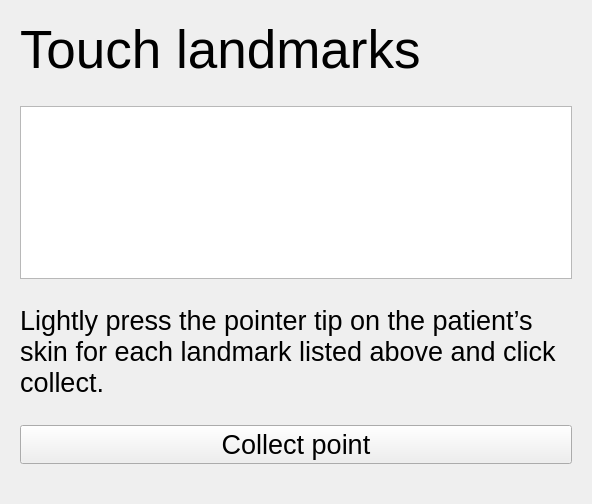
<?xml version="1.0" encoding="UTF-8"?>
<ui version="4.0">
 <class>Registration</class>
 <widget class="qSlicerWidget" name="Registration">
  <property name="geometry">
   <rect>
    <x>0</x>
    <y>0</y>
    <width>592</width>
    <height>504</height>
   </rect>
  </property>
  <layout class="QVBoxLayout" name="verticalLayout">
   <item>
    <widget class="QStackedWidget" name="RegistrationWidget">
     <property name="currentIndex">
      <number>6</number>
     </property>
     <widget class="QWidget" name="RegistrationStepPatientPrep">
      <layout class="QVBoxLayout" name="verticalLayout_1">
       <item>
        <widget class="QLabel" name="label">
         <property name="font">
          <font>
           <pointsize>40</pointsize>
          </font>
         </property>
         <property name="text">
          <string>Prep the patient</string>
         </property>
        </widget>
       </item>
       <item>
        <spacer name="verticalSpacer_3">
         <property name="orientation">
          <enum>Qt::Vertical</enum>
         </property>
         <property name="sizeHint" stdset="0">
          <size>
           <width>20</width>
           <height>40</height>
          </size>
         </property>
        </spacer>
       </item>
       <item>
        <widget class="QLabel" name="label_2">
         <property name="font">
          <font>
           <pointsize>20</pointsize>
          </font>
         </property>
         <property name="text">
          <string>Follow your hospital protocols and prep the patient for surgery. 

Place patient in operative position and fix head using skull clamp with skull pins.

Have the NousNav components ready for the next steps.
</string>
         </property>
         <property name="wordWrap">
          <bool>true</bool>
         </property>
        </widget>
       </item>
       <item>
        <spacer name="verticalSpacer_4">
         <property name="orientation">
          <enum>Qt::Vertical</enum>
         </property>
         <property name="sizeHint" stdset="0">
          <size>
           <width>20</width>
           <height>40</height>
          </size>
         </property>
        </spacer>
       </item>
      </layout>
     </widget>
     <widget class="QWidget" name="RegistrationStepTrackingPrep">
      <layout class="QVBoxLayout" name="verticalLayout_2">
       <item>
        <widget class="QLabel" name="label_3">
         <property name="font">
          <font>
           <pointsize>40</pointsize>
          </font>
         </property>
         <property name="text">
          <string>Attach the 
non-sterile
reference array</string>
         </property>
        </widget>
       </item>
       <item>
        <spacer name="verticalSpacer_5">
         <property name="orientation">
          <enum>Qt::Vertical</enum>
         </property>
         <property name="sizeHint" stdset="0">
          <size>
           <width>20</width>
           <height>40</height>
          </size>
         </property>
        </spacer>
       </item>
       <item>
        <widget class="QLabel" name="label_4">
         <property name="font">
          <font>
           <pointsize>20</pointsize>
          </font>
         </property>
         <property name="text">
          <string>Fasten the array to the support arm on the skull clamp. Ensure the tracking spheres/discs are pointed toward where the camera will be.
</string>
         </property>
         <property name="wordWrap">
          <bool>true</bool>
         </property>
        </widget>
       </item>
       <item>
        <spacer name="verticalSpacer_6">
         <property name="orientation">
          <enum>Qt::Vertical</enum>
         </property>
         <property name="sizeHint" stdset="0">
          <size>
           <width>20</width>
           <height>40</height>
          </size>
         </property>
        </spacer>
       </item>
      </layout>
     </widget>
     <widget class="QWidget" name="RegistrationStepPointerPrep">
      <layout class="QVBoxLayout" name="verticalLayout_3">
       <item>
        <widget class="QLabel" name="label_5">
         <property name="font">
          <font>
           <pointsize>40</pointsize>
          </font>
         </property>
         <property name="text">
          <string>Surgical pointer</string>
         </property>
        </widget>
       </item>
       <item>
        <spacer name="verticalSpacer_7">
         <property name="orientation">
          <enum>Qt::Vertical</enum>
         </property>
         <property name="sizeHint" stdset="0">
          <size>
           <width>20</width>
           <height>40</height>
          </size>
         </property>
        </spacer>
       </item>
       <item>
        <widget class="QLabel" name="label_6">
         <property name="font">
          <font>
           <pointsize>20</pointsize>
          </font>
         </property>
         <property name="text">
          <string>Place the non-sterile pointer in the scene and check to make sure the tracking spheres/discs are clean and the tip is not bent.</string>
         </property>
         <property name="wordWrap">
          <bool>true</bool>
         </property>
        </widget>
       </item>
       <item>
        <spacer name="verticalSpacer_8">
         <property name="orientation">
          <enum>Qt::Vertical</enum>
         </property>
         <property name="sizeHint" stdset="0">
          <size>
           <width>20</width>
           <height>40</height>
          </size>
         </property>
        </spacer>
       </item>
      </layout>
     </widget>
     <widget class="QWidget" name="RegistrationStepAlignCamera">
      <layout class="QVBoxLayout" name="verticalLayout_4">
       <item>
        <widget class="QLabel" name="label_7">
         <property name="font">
          <font>
           <pointsize>40</pointsize>
          </font>
         </property>
         <property name="text">
          <string>Align the camera</string>
         </property>
        </widget>
       </item>
       <item>
        <spacer name="verticalSpacer_9">
         <property name="orientation">
          <enum>Qt::Vertical</enum>
         </property>
         <property name="sizeHint" stdset="0">
          <size>
           <width>20</width>
           <height>40</height>
          </size>
         </property>
        </spacer>
       </item>
       <item>
        <widget class="QLabel" name="label_8">
         <property name="font">
          <font>
           <pointsize>20</pointsize>
          </font>
         </property>
         <property name="text">
          <string>Point the camera at the reference array and verify it can see both the pointer and reference array in menu on the right.</string>
         </property>
         <property name="wordWrap">
          <bool>true</bool>
         </property>
        </widget>
       </item>
       <item>
        <spacer name="verticalSpacer_10">
         <property name="orientation">
          <enum>Qt::Vertical</enum>
         </property>
         <property name="sizeHint" stdset="0">
          <size>
           <width>20</width>
           <height>40</height>
          </size>
         </property>
        </spacer>
       </item>
      </layout>
     </widget>
     <widget class="QWidget" name="RegistrationStepPivotCalibration">
      <layout class="QVBoxLayout" name="verticalLayout_5">
       <item>
        <widget class="QLabel" name="label_9">
         <property name="font">
          <font>
           <pointsize>40</pointsize>
          </font>
         </property>
         <property name="text">
          <string>Rotate pointer 
about the center
</string>
         </property>
        </widget>
       </item>
       <item>
        <spacer name="verticalSpacer_pivot_1">
         <property name="orientation">
          <enum>Qt::Vertical</enum>
         </property>
         <property name="sizeHint" stdset="0">
          <size>
           <width>20</width>
           <height>40</height>
          </size>
         </property>
        </spacer>
       </item>
       <item>
        <widget class="QLabel" name="label_10">
         <property name="font">
          <font>
           <pointsize>20</pointsize>
          </font>
         </property>
         <property name="text">
          <string>Place tip of pointer in the center divot on the reference array and rotate the tool about its tip.</string>
         </property>
         <property name="wordWrap">
          <bool>true</bool>
         </property>
        </widget>
       </item>
       <item>
        <spacer name="verticalSpacer_pivot_2">
         <property name="orientation">
          <enum>Qt::Vertical</enum>
         </property>
         <property name="sizeHint" stdset="0">
          <size>
           <width>20</width>
           <height>40</height>
          </size>
         </property>
        </spacer>
       </item>
       <item>
        <widget class="QPushButton" name="PivotCalibrationButton">
         <property name="font">
          <font>
           <pointsize>20</pointsize>
          </font>
         </property>
         <property name="text">
          <string>Start Pivot Calibration</string>
         </property>
        </widget>
       </item>
       <item>
        <spacer name="verticalSpacer_pivot_3">
         <property name="orientation">
          <enum>Qt::Vertical</enum>
         </property>
         <property name="sizeHint" stdset="0">
          <size>
           <width>20</width>
           <height>40</height>
          </size>
         </property>
        </spacer>
       </item>
       <item>
        <widget class="QLabel" name="RMSLabelPivot">
         <property name="font">
          <font>
           <pointsize>20</pointsize>
          </font>
         </property>
         <property name="text">
          <string/>
         </property>
        </widget>
       </item>
       <item>
        <spacer name="verticalSpacer_pivot_4">
         <property name="orientation">
          <enum>Qt::Vertical</enum>
         </property>
         <property name="sizeHint" stdset="0">
          <size>
           <width>20</width>
           <height>40</height>
          </size>
         </property>
        </spacer>
       </item>
      </layout>
     </widget>
     <widget class="QWidget" name="RegistrationStepSpinCalibration">
      <layout class="QVBoxLayout" name="verticalLayout_6">
       <item>
        <widget class="QLabel" name="label_16">
         <property name="font">
          <font>
           <pointsize>40</pointsize>
          </font>
         </property>
         <property name="text">
          <string>Rotate pointer 
about its axis
</string>
         </property>
        </widget>
       </item>
       <item>
        <spacer name="verticalSpacer_spin_1">
         <property name="orientation">
          <enum>Qt::Vertical</enum>
         </property>
         <property name="sizeHint" stdset="0">
          <size>
           <width>20</width>
           <height>40</height>
          </size>
         </property>
        </spacer>
       </item>
       <item>
        <widget class="QLabel" name="label_15">
         <property name="font">
          <font>
           <pointsize>20</pointsize>
          </font>
         </property>
         <property name="text">
          <string>Place tip of pointer in the center divot on the reference array and spin the pointer about its axis.</string>
         </property>
         <property name="wordWrap">
          <bool>true</bool>
         </property>
        </widget>
       </item>
       <item>
        <spacer name="verticalSpacer_spin_2">
         <property name="orientation">
          <enum>Qt::Vertical</enum>
         </property>
         <property name="sizeHint" stdset="0">
          <size>
           <width>20</width>
           <height>40</height>
          </size>
         </property>
        </spacer>
       </item>
       <item>
        <widget class="QPushButton" name="SpinCalibrationButton">
         <property name="font">
          <font>
           <pointsize>20</pointsize>
          </font>
         </property>
         <property name="text">
          <string>Start Spin Calibration</string>
         </property>
        </widget>
       </item>
       <item>
        <spacer name="verticalSpacer_spin_3">
         <property name="orientation">
          <enum>Qt::Vertical</enum>
         </property>
         <property name="sizeHint" stdset="0">
          <size>
           <width>20</width>
           <height>40</height>
          </size>
         </property>
        </spacer>
       </item>
       <item>
        <widget class="QLabel" name="RMSLabelSpin">
         <property name="font">
          <font>
           <pointsize>20</pointsize>
          </font>
         </property>
         <property name="text">
          <string/>
         </property>
        </widget>
       </item>
       <item>
        <spacer name="verticalSpacer_spin_4">
         <property name="orientation">
          <enum>Qt::Vertical</enum>
         </property>
         <property name="sizeHint" stdset="0">
          <size>
           <width>20</width>
           <height>40</height>
          </size>
         </property>
        </spacer>
       </item>
      </layout>
     </widget>
     <widget class="QWidget" name="RegistrationStepLandmarkRegistration">
      <layout class="QVBoxLayout" name="verticalLayout_7">
       <item>
        <widget class="QLabel" name="label_11">
         <property name="font">
          <font>
           <pointsize>40</pointsize>
          </font>
         </property>
         <property name="text">
          <string>Touch landmarks</string>
         </property>
         <property name="InstructionTitle" stdset="0">
          <string>Yes</string>
         </property>
        </widget>
       </item>
       <item>
        <spacer name="verticalSpacer">
         <property name="orientation">
          <enum>Qt::Vertical</enum>
         </property>
         <property name="sizeHint" stdset="0">
          <size>
           <width>20</width>
           <height>40</height>
          </size>
         </property>
        </spacer>
       </item>
       <item>
        <widget class="QTableWidget" name="LandmarkTableWidget">
         <property name="sizePolicy">
          <sizepolicy hsizetype="Minimum" vsizetype="Expanding">
           <horstretch>0</horstretch>
           <verstretch>0</verstretch>
          </sizepolicy>
         </property>
         <property name="font">
          <font>
           <pointsize>20</pointsize>
          </font>
         </property>
         <property name="lineWidth">
          <number>0</number>
         </property>
         <attribute name="horizontalHeaderVisible">
          <bool>false</bool>
         </attribute>
         <attribute name="verticalHeaderVisible">
          <bool>false</bool>
         </attribute>
         <attribute name="verticalHeaderMinimumSectionSize">
          <number>32</number>
         </attribute>
         <attribute name="verticalHeaderDefaultSectionSize">
          <number>44</number>
         </attribute>
         <column>
          <property name="text">
           <string>0</string>
          </property>
         </column>
         <column>
          <property name="text">
           <string>1</string>
          </property>
         </column>
         <column>
          <property name="text">
           <string>2</string>
          </property>
         </column>
        </widget>
       </item>
       <item>
        <spacer name="verticalSpacer_2">
         <property name="orientation">
          <enum>Qt::Vertical</enum>
         </property>
         <property name="sizeHint" stdset="0">
          <size>
           <width>20</width>
           <height>40</height>
          </size>
         </property>
        </spacer>
       </item>
       <item>
        <widget class="QLabel" name="label_12">
         <property name="font">
          <font>
           <pointsize>20</pointsize>
          </font>
         </property>
         <property name="text">
          <string>Lightly press the pointer tip on the patient’s skin for each landmark listed above and click collect.</string>
         </property>
         <property name="wordWrap">
          <bool>true</bool>
         </property>
         <property name="InstructionText" stdset="0">
          <bool>true</bool>
         </property>
        </widget>
       </item>
       <item>
        <spacer name="verticalSpacer_19">
         <property name="orientation">
          <enum>Qt::Vertical</enum>
         </property>
         <property name="sizeHint" stdset="0">
          <size>
           <width>20</width>
           <height>40</height>
          </size>
         </property>
        </spacer>
       </item>
       <item>
        <widget class="QPushButton" name="CollectButton">
         <property name="font">
          <font>
           <pointsize>20</pointsize>
          </font>
         </property>
         <property name="text">
          <string>Collect point</string>
         </property>
        </widget>
       </item>
       <item>
        <spacer name="verticalSpacer_15">
         <property name="orientation">
          <enum>Qt::Vertical</enum>
         </property>
         <property name="sizeHint" stdset="0">
          <size>
           <width>20</width>
           <height>40</height>
          </size>
         </property>
        </spacer>
       </item>
      </layout>
     </widget>
     <widget class="QWidget" name="RegistrationStepSurfaceRegistration">
      <layout class="QVBoxLayout" name="verticalLayout_7">
       <item>
        <widget class="QLabel" name="label_13">
         <property name="font">
          <font>
           <pointsize>40</pointsize>
          </font>
         </property>
         <property name="text">
          <string>Acquire trace</string>
         </property>
         <property name="InstructionTitle" stdset="0">
          <string>Yes</string>
         </property>
        </widget>
       </item>
       <item>
        <spacer name="verticalSpacer_13">
         <property name="orientation">
          <enum>Qt::Vertical</enum>
         </property>
         <property name="sizeHint" stdset="0">
          <size>
           <width>20</width>
           <height>40</height>
          </size>
         </property>
        </spacer>
       </item>
       <item>
        <widget class="QLabel" name="label_14">
         <property name="font">
          <font>
           <pointsize>20</pointsize>
          </font>
         </property>
         <property name="text">
          <string>Slowly trace the pointer across the patient head.
Make sure not to lift the pointer from the skin surface while acquiring.</string>
         </property>
         <property name="wordWrap">
          <bool>true</bool>
         </property>
         <property name="InstructionText" stdset="0">
          <bool>true</bool>
         </property>
        </widget>
       </item>
       <item>
        <spacer name="verticalSpacer_26">
         <property name="orientation">
          <enum>Qt::Vertical</enum>
         </property>
         <property name="sizeHint" stdset="0">
          <size>
           <width>20</width>
           <height>40</height>
          </size>
         </property>
        </spacer>
       </item>
       <item>
        <widget class="QPushButton" name="TraceButton">
         <property name="font">
          <font>
           <pointsize>20</pointsize>
          </font>
         </property>
         <property name="text">
          <string>Start Tracing</string>
         </property>
        </widget>
       </item>
       <item>
        <spacer name="verticalSpacer_17">
         <property name="orientation">
          <enum>Qt::Vertical</enum>
         </property>
         <property name="sizeHint" stdset="0">
          <size>
           <width>20</width>
           <height>40</height>
          </size>
         </property>
        </spacer>
       </item>
       <item>
        <widget class="QLabel" name="SurfaceRegMessage">
         <property name="font">
          <font>
           <pointsize>20</pointsize>
          </font>
         </property>
         <property name="styleSheet">
          <string notr="true">color: rgb(170, 0, 0);</string>
         </property>
         <property name="text">
          <string/>
         </property>
         <property name="wordWrap">
          <bool>true</bool>
         </property>
        </widget>
       </item>
       <item>
        <spacer name="verticalSpacer_27">
         <property name="orientation">
          <enum>Qt::Vertical</enum>
         </property>
         <property name="sizeHint" stdset="0">
          <size>
           <width>20</width>
           <height>40</height>
          </size>
         </property>
        </spacer>
       </item>
       <item>
        <widget class="QPushButton" name="DiscardLastButton">
         <property name="font">
          <font>
           <pointsize>20</pointsize>
          </font>
         </property>
         <property name="text">
          <string>Discard Last Acquisition</string>
         </property>
        </widget>
       </item>
       <item>
        <widget class="QPushButton" name="ResetTraceButton">
         <property name="palette">
          <palette>
           <active>
            <colorrole role="WindowText">
             <brush brushstyle="SolidPattern">
              <color alpha="255">
               <red>120</red>
               <green>0</green>
               <blue>0</blue>
              </color>
             </brush>
            </colorrole>
            <colorrole role="Text">
             <brush brushstyle="SolidPattern">
              <color alpha="255">
               <red>120</red>
               <green>0</green>
               <blue>0</blue>
              </color>
             </brush>
            </colorrole>
            <colorrole role="ButtonText">
             <brush brushstyle="SolidPattern">
              <color alpha="255">
               <red>120</red>
               <green>0</green>
               <blue>0</blue>
              </color>
             </brush>
            </colorrole>
            <colorrole role="AlternateBase">
             <brush brushstyle="SolidPattern">
              <color alpha="255">
               <red>245</red>
               <green>245</green>
               <blue>245</blue>
              </color>
             </brush>
            </colorrole>
            <colorrole role="NoRole">
             <brush brushstyle="SolidPattern">
              <color alpha="255">
               <red>0</red>
               <green>0</green>
               <blue>0</blue>
              </color>
             </brush>
            </colorrole>
            <colorrole role="PlaceholderText">
             <brush brushstyle="SolidPattern">
              <color alpha="255">
               <red>120</red>
               <green>0</green>
               <blue>0</blue>
              </color>
             </brush>
            </colorrole>
           </active>
           <inactive>
            <colorrole role="WindowText">
             <brush brushstyle="SolidPattern">
              <color alpha="255">
               <red>120</red>
               <green>0</green>
               <blue>0</blue>
              </color>
             </brush>
            </colorrole>
            <colorrole role="Text">
             <brush brushstyle="SolidPattern">
              <color alpha="255">
               <red>120</red>
               <green>0</green>
               <blue>0</blue>
              </color>
             </brush>
            </colorrole>
            <colorrole role="ButtonText">
             <brush brushstyle="SolidPattern">
              <color alpha="255">
               <red>120</red>
               <green>0</green>
               <blue>0</blue>
              </color>
             </brush>
            </colorrole>
            <colorrole role="AlternateBase">
             <brush brushstyle="SolidPattern">
              <color alpha="255">
               <red>245</red>
               <green>245</green>
               <blue>245</blue>
              </color>
             </brush>
            </colorrole>
            <colorrole role="NoRole">
             <brush brushstyle="NoBrush">
              <color alpha="255">
               <red>0</red>
               <green>0</green>
               <blue>0</blue>
              </color>
             </brush>
            </colorrole>
            <colorrole role="PlaceholderText">
             <brush brushstyle="SolidPattern">
              <color alpha="255">
               <red>120</red>
               <green>0</green>
               <blue>0</blue>
              </color>
             </brush>
            </colorrole>
           </inactive>
           <disabled>
            <colorrole role="WindowText">
             <brush brushstyle="SolidPattern">
              <color alpha="255">
               <red>120</red>
               <green>0</green>
               <blue>0</blue>
              </color>
             </brush>
            </colorrole>
            <colorrole role="Text">
             <brush brushstyle="SolidPattern">
              <color alpha="255">
               <red>120</red>
               <green>0</green>
               <blue>0</blue>
              </color>
             </brush>
            </colorrole>
            <colorrole role="ButtonText">
             <brush brushstyle="SolidPattern">
              <color alpha="255">
               <red>120</red>
               <green>0</green>
               <blue>0</blue>
              </color>
             </brush>
            </colorrole>
            <colorrole role="AlternateBase">
             <brush brushstyle="SolidPattern">
              <color alpha="255">
               <red>245</red>
               <green>245</green>
               <blue>245</blue>
              </color>
             </brush>
            </colorrole>
            <colorrole role="NoRole">
             <brush brushstyle="NoBrush">
              <color alpha="255">
               <red>0</red>
               <green>0</green>
               <blue>0</blue>
              </color>
             </brush>
            </colorrole>
            <colorrole role="PlaceholderText">
             <brush brushstyle="SolidPattern">
              <color alpha="255">
               <red>120</red>
               <green>0</green>
               <blue>0</blue>
              </color>
             </brush>
            </colorrole>
           </disabled>
          </palette>
         </property>
         <property name="font">
          <font>
           <pointsize>20</pointsize>
           <weight>50</weight>
           <italic>false</italic>
           <bold>false</bold>
          </font>
         </property>
         <property name="styleSheet">
          <string notr="true">color: rgb(120, 0, 0);</string>
         </property>
         <property name="text">
          <string>Reset Trace</string>
         </property>
        </widget>
       </item>
      </layout>
     </widget>
     <widget class="QWidget" name="RegistrationStepVerifyRegistration">
      <layout class="QVBoxLayout" name="verticalLayout_8">
       <item>
        <widget class="QLabel" name="label_15">
         <property name="font">
          <font>
           <pointsize>40</pointsize>
          </font>
         </property>
         <property name="text">
          <string>Check Registration</string>
         </property>
        </widget>
       </item>
       <item>
        <spacer name="verticalSpacer_20">
         <property name="orientation">
          <enum>Qt::Vertical</enum>
         </property>
         <property name="sizeHint" stdset="0">
          <size>
           <width>20</width>
           <height>40</height>
          </size>
         </property>
        </spacer>
       </item>
       <item>
        <widget class="QLabel" name="label_16">
         <property name="font">
          <font>
           <pointsize>20</pointsize>
          </font>
         </property>
         <property name="text">
          <string>Touch landmarks and check the accuracy of the registration. If the registration is satisfactory, proceed to the next step. If the registration is poor, restart registration. If the registration needs slight improvement, continue the surface trace to refine it.</string>
         </property>
         <property name="wordWrap">
          <bool>true</bool>
         </property>
        </widget>
       </item>
       <item>
        <spacer name="verticalSpacer_14">
         <property name="orientation">
          <enum>Qt::Vertical</enum>
         </property>
         <property name="sizeHint" stdset="0">
          <size>
           <width>20</width>
           <height>40</height>
          </size>
         </property>
        </spacer>
       </item>
       <item>
        <spacer name="verticalSpacer_18">
         <property name="orientation">
          <enum>Qt::Vertical</enum>
         </property>
         <property name="sizeHint" stdset="0">
          <size>
           <width>20</width>
           <height>40</height>
          </size>
         </property>
        </spacer>
       </item>
       <item>
        <widget class="QPushButton" name="GoToTracingButton">
         <property name="font">
          <font>
           <pointsize>20</pointsize>
          </font>
         </property>
         <property name="text">
          <string>Continue Tracing</string>
         </property>
        </widget>
       </item>
       <item>
        <spacer name="verticalSpacer_16">
         <property name="orientation">
          <enum>Qt::Vertical</enum>
         </property>
         <property name="sizeHint" stdset="0">
          <size>
           <width>20</width>
           <height>40</height>
          </size>
         </property>
        </spacer>
       </item>
      </layout>
     </widget>
    </widget>
   </item>
  </layout>
 </widget>
 <customwidgets>
  <customwidget>
   <class>qSlicerWidget</class>
   <extends>QWidget</extends>
   <header>qSlicerWidget.h</header>
   <container>1</container>
  </customwidget>
 </customwidgets>
 <resources/>
 <connections/>
</ui>
